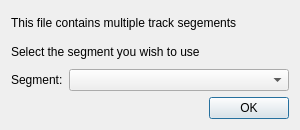
<?xml version="1.0" encoding="UTF-8"?>
<ui version="4.0">
 <class>SegmentChooser</class>
 <widget class="QDialog" name="SegmentChooser">
  <property name="geometry">
   <rect>
    <x>0</x>
    <y>0</y>
    <width>300</width>
    <height>130</height>
   </rect>
  </property>
  <property name="minimumSize">
   <size>
    <width>300</width>
    <height>130</height>
   </size>
  </property>
  <property name="maximumSize">
   <size>
    <width>300</width>
    <height>130</height>
   </size>
  </property>
  <property name="windowTitle">
   <string>Dialog</string>
  </property>
  <layout class="QVBoxLayout" name="verticalLayout">
   <item>
    <widget class="QLabel" name="label">
     <property name="text">
      <string>This file contains multiple track segements</string>
     </property>
    </widget>
   </item>
   <item>
    <widget class="QLabel" name="label_2">
     <property name="text">
      <string>Select the segment you wish to use</string>
     </property>
    </widget>
   </item>
   <item>
    <layout class="QHBoxLayout" name="horizontalLayout">
     <item>
      <widget class="QLabel" name="label_3">
       <property name="sizePolicy">
        <sizepolicy hsizetype="Minimum" vsizetype="Preferred">
         <horstretch>0</horstretch>
         <verstretch>0</verstretch>
        </sizepolicy>
       </property>
       <property name="text">
        <string>Segment:</string>
       </property>
      </widget>
     </item>
     <item>
      <widget class="QComboBox" name="comboBox_segment">
       <property name="sizePolicy">
        <sizepolicy hsizetype="MinimumExpanding" vsizetype="Fixed">
         <horstretch>0</horstretch>
         <verstretch>0</verstretch>
        </sizepolicy>
       </property>
      </widget>
     </item>
    </layout>
   </item>
   <item>
    <widget class="QDialogButtonBox" name="buttonBox">
     <property name="orientation">
      <enum>Qt::Horizontal</enum>
     </property>
     <property name="standardButtons">
      <set>QDialogButtonBox::Ok</set>
     </property>
    </widget>
   </item>
  </layout>
 </widget>
 <resources/>
 <connections>
  <connection>
   <sender>buttonBox</sender>
   <signal>accepted()</signal>
   <receiver>SegmentChooser</receiver>
   <slot>accept()</slot>
   <hints>
    <hint type="sourcelabel">
     <x>248</x>
     <y>254</y>
    </hint>
    <hint type="destinationlabel">
     <x>157</x>
     <y>274</y>
    </hint>
   </hints>
  </connection>
  <connection>
   <sender>buttonBox</sender>
   <signal>rejected()</signal>
   <receiver>SegmentChooser</receiver>
   <slot>reject()</slot>
   <hints>
    <hint type="sourcelabel">
     <x>316</x>
     <y>260</y>
    </hint>
    <hint type="destinationlabel">
     <x>286</x>
     <y>274</y>
    </hint>
   </hints>
  </connection>
 </connections>
</ui>
